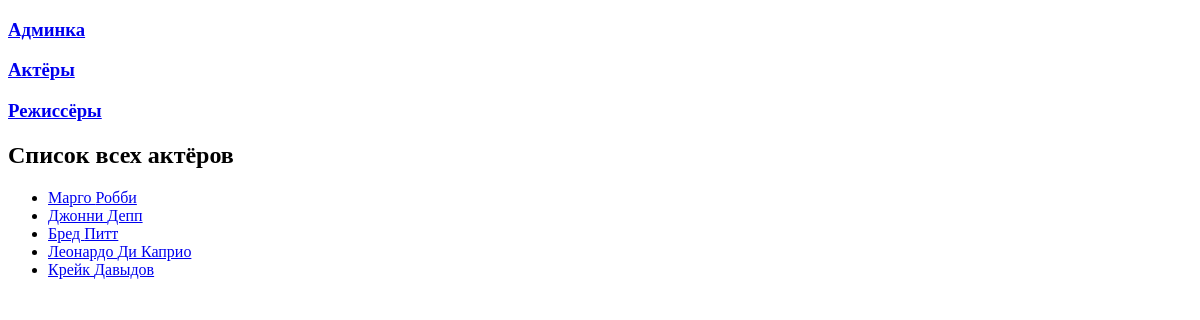
The page /actors/ on the database as committed earlier.
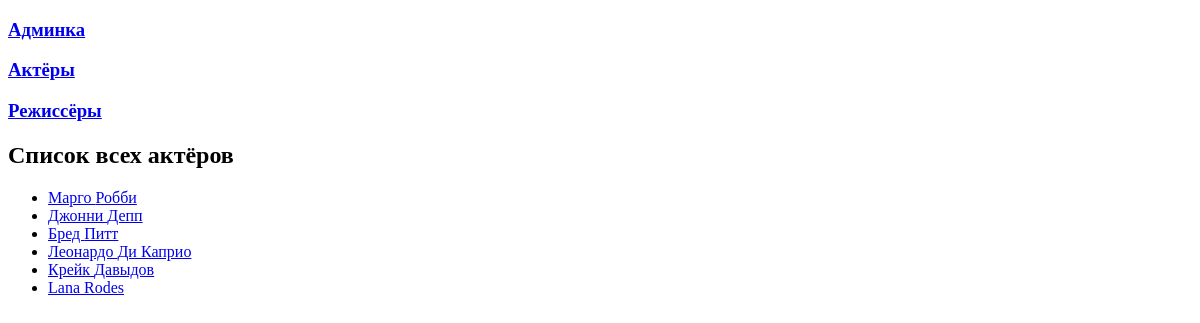
The same page on the database as committed later.
### movie_app/models.py (models this page shows, shortened)
class Actor(models.Model):
	MALE = 'M'
	FEMALE = 'F'
	GENDERS = [
        (MALE, 'Мужчина'),
        (FEMALE, 'Женщина'),
    ]
	first_name = models.CharField(max_length=100)
	last_name = models.CharField(max_length=100)
	gender = models.CharField(max_length=1, choices=GENDERS,default=MALE)
	slug = models.SlugField(default='', null=False, blank=True)
	dressing = models.OneToOneField(DressingRoom, on_delete=models.SET_NULL, null=True, blank=True)
	def get_url(self):
		return reverse('actor-detail', args=[self.slug])

### movie_app/views.py (the view)
# urls.py: path('actors/', views.show_all_actor),
def show_all_actor(request):
	actors = Actor.objects.all()
	for actor in actors:
		actor.save()
	return render(request, 'movie_app/all_actors.html', {'actors': actors})

### movie_app/templates/movie_app/all_actors.html (shortened to what this page needs)
{%extends 'movie_app/base.html'%}
{% block content %}
	<h2>Список всех актёров</h2>
	<ul>
		{% for actor in actors  %}
			<li><a href="{{ actor.get_url }}">{{ actor.first_name}} {{ actor.last_name}}</a></li>
		{% endfor %}
	</ul>
{% endblock %}

### movie_app/templates/movie_app/base.html (shortened to what this page needs)
<!DOCTYPE html>
<html lang="en">
<head>
</head>
<body>
	<h3><a href="/admin">Админка</a></h3>
	<h3><a href="/actors">Актёры</a></h3>
	<h3><a href="/directors">Режиссёры</a></h3>
	{% block content %}
	{% endblock %}
</body>
</html>

Rows that differ between the two databases and show on the page:
added Actor: first_name "Lana", last_name "Rodes"
